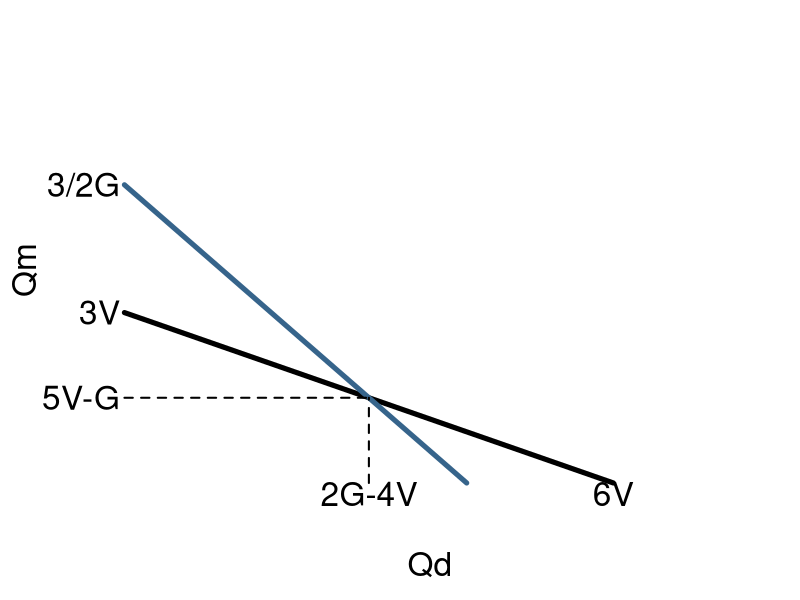

This figure's R source:
par(mar=c(5,5,2,2),las=1,bty="n",cex.lab=2)
plot(0:10,0:10,type="n",axes=FALSE,xlab="Qd",ylab="Qm")

segments(0,4,8,0,lwd=5)
segments(0,7,5.6,0,lwd=5,col="steelblue4")

segments(0,2,4,2,lty=2,lwd=2)
segments(4,0,4,2,lty=2,lwd=2)

axis(2,tick=FALSE,at=c(2,4,7),label=c("5V-G","3V","3/2G"),
     line=-2,cex.axis=2)
axis(1,tick=FALSE,at=c(4,5.6,8),label=c("2G-4V","6/5G","6V"),
     line=-1.5,cex.axis=2)
